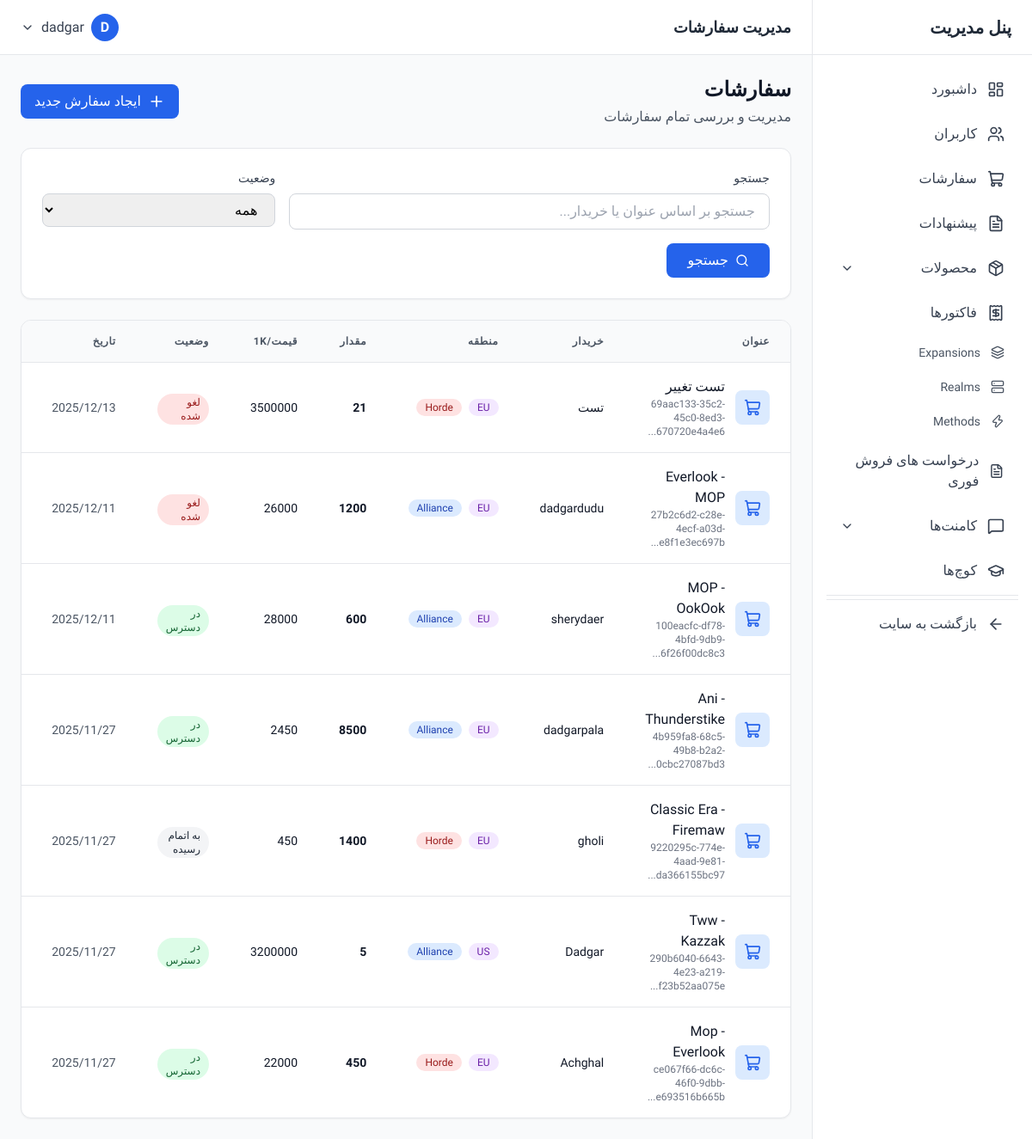
The app's page /dashboard/orders/ (signed in) with its own data.
### account/models.py (models this page shows, shortened)
class User(AbstractUser):
    email = models.EmailField('Email Address', unique=True)
    phone = models.CharField('Phone Number', max_length=15)
    discord_id = models.CharField('Discord ID', max_length=255)
    last_activation_email_sent = models.DateTimeField(null=True, blank=True)

### core/models.py (models this page shows, shortened)
class Order(models.Model):
    STATUS_CHOICES = [
        ('available', 'در دسترس'),
        ('Done', 'به اتمام رسیده'),
        ('cansel', 'لغو شده'),
        ('pending', 'در حال بررسی'),
    ]
    FACTION_CHOICES = [
        ('horde', 'Horde'),
        ('alliance', 'Alliance')
    ]
    REGION_CHOICES = [
        ('eu', 'EU'),
        ('us', 'US')
    ]
    title = models.CharField('Title', max_length=255)
    uuid = models.UUIDField(unique=True, default=uuid.uuid4)
    created_at = models.DateTimeField(auto_now_add=True)
    description = models.TextField()
    buyer = models.CharField('Buyer', max_length=255)
    expansion = models.ManyToManyField(Expansion,)
    faction = models.CharField('Faction', max_length=255, choices=FACTION_CHOICES)
    realm = models.ManyToManyField(Realm,)
    region = models.CharField('Region', max_length=255, choices=REGION_CHOICES)
    min_reserve = models.IntegerField('Min. Reserve')
    price_per_1k = models.IntegerField('Price per 1k')
    amount = models.IntegerField('Amount')
    status = models.CharField('Status', max_length=255, choices=STATUS_CHOICES)
    rest = models.IntegerField('Rest', default=0)

### dashboard/views.py (the view)
# urls.py: path('orders/', views.order_list, name='order_list'),
@login_required
@user_passes_test(is_admin)
def order_list(request):
    orders = Order.objects.all().order_by('-created_at')
    status_filter = request.GET.get('status', '')
    if status_filter:
        orders = orders.filter(status=status_filter)
    search = request.GET.get('search', '')
    if search:
        orders = orders.filter(
            Q(title__icontains=search) |
            Q(buyer__icontains=search)
        )
    context = {
        'orders': orders,
        'status_filter': status_filter,
        'search': search,
        'status_choices': Order.STATUS_CHOICES,
    }
    return render(request, 'dashboard/orders/list.html', context)

### dashboard/views.py (called while the page is built)
def is_admin(user):
    return user.is_staff or user.is_superuser

### dashboard/templates/dashboard/orders/list.html (shortened to what this page needs)
{% extends 'dashboard/base.html' %}
{% block page_title %}مدیریت سفارشات{% endblock %}
{% block content %}
<div class="space-y-6">
    <div class="flex flex-col sm:flex-row items-start sm:items-center justify-between gap-4">
        <div>
            <h2 class="text-2xl font-bold text-gray-900">سفارشات</h2>
            <p class="text-gray-600 mt-1">مدیریت و بررسی تمام سفارشات</p>
        </div>
        <a href="{% url 'dashboard:order_create' %}" class="inline-flex items-center gap-2 px-4 py-2 bg-blue-600 text-white rounded-lg hover:bg-blue-700 transition-colors">
            <i data-lucide="plus" class="w-5 h-5"></i>
            <span>ایجاد سفارش جدید</span>
        </a>
    </div>
    <div class="bg-white rounded-xl shadow-sm border border-gray-200 p-6">
        <form method="GET" class="grid grid-cols-1 md:grid-cols-3 gap-4">
            <div class="md:col-span-2">
                <label class="block text-sm font-medium text-gray-700 mb-2">جستجو</label>
                <input
                    type="text"
                    name="search"
                    value="{{ search }}"
                    placeholder="جستجو بر اساس عنوان یا خریدار..."
                    class="w-full px-4 py-2 border border-gray-300 rounded-lg focus:ring-2 focus:ring-blue-500 focus:border-blue-500"
                >
            </div>
            <div>
                <label class="block text-sm font-medium text-gray-700 mb-2">وضعیت</label>
                <select
                    name="status"
                    class="w-full px-4 py-2 border border-gray-300 rounded-lg focus:ring-2 focus:ring-blue-500 focus:border-blue-500"
                >
                    <option value="">همه</option>
                </select>
            </div>
            <div class="md:col-span-3 flex gap-2">
                <button type="submit" class="inline-flex items-center gap-2 px-6 py-2 bg-blue-600 text-white rounded-lg hover:bg-blue-700 transition-colors">
                    <i data-lucide="search" class="w-4 h-4"></i>
                    <span>جستجو</span>
                </button>
            </div>
        </form>
    </div>
    <div class="bg-white rounded-xl shadow-sm border border-gray-200 overflow-hidden">
        {% if orders %}
        <div class="overflow-x-auto">
            <table class="w-full">
                <thead class="bg-gray-50 border-b border-gray-200">
                    <tr>
                        <th class="px-6 py-4 text-right text-xs font-semibold text-gray-600 uppercase tracking-wider">عنوان</th>
                        <th class="px-6 py-4 text-right text-xs font-semibold text-gray-600 uppercase tracking-wider">خریدار</th>
                        <th class="px-6 py-4 text-right text-xs font-semibold text-gray-600 uppercase tracking-wider">منطقه</th>
                        <th class="px-6 py-4 text-right text-xs font-semibold text-gray-600 uppercase tracking-wider">مقدار</th>
                        <th class="px-6 py-4 text-right text-xs font-semibold text-gray-600 uppercase tracking-wider">قیمت/1K</th>
                        <th class="px-6 py-4 text-right text-xs font-semibold text-gray-600 uppercase tracking-wider">وضعیت</th>
                        <th class="px-6 py-4 text-right text-xs font-semibold text-gray-600 uppercase tracking-wider">تاریخ</th>
                        <th class="px-6 py-4 text-right text-xs font-semibold text-gray-600 uppercase tracking-wider">عملیات</th>
                    </tr>
                </thead>
                <tbody class="divide-y divide-gray-200">
                    {% for order in orders %}
                    <tr class="hover:bg-gray-50 transition-colors">
                        <td class="px-6 py-4">
                            <div class="flex items-center gap-3">
                                <div class="flex-shrink-0 w-10 h-10 bg-blue-100 rounded-lg flex items-center justify-center">
                                    <i data-lucide="shopping-cart" class="w-5 h-5 text-blue-600"></i>
                                </div>
                                <div>
                                    <p class="font-medium text-gray-900">{{ order.title }}</p>
                                    <p class="text-xs text-gray-500">{{ order.uuid|slice:":8" }}...</p>
                                </div>
                            </div>
                        </td>
                        <td class="px-6 py-4">
                            <span class="text-sm text-gray-900">{{ order.buyer }}</span>
                        </td>
                        <td class="px-6 py-4">
                            <div class="flex items-center gap-2">
                                <span class="inline-flex items-center px-2.5 py-0.5 rounded-full text-xs font-medium bg-purple-100 text-purple-800">
                                    {{ order.get_region_display }}
                                </span>
                                <span class="inline-flex items-center px-2.5 py-0.5 rounded-full text-xs font-medium
                                    {% if order.faction == 'horde' %}bg-red-100 text-red-800{% else %}bg-blue-100 text-blue-800{% endif %}">
                                    {{ order.get_faction_display }}
                                </span>
                            </div>
                        </td>
                        <td class="px-6 py-4">
                            <span class="text-sm font-semibold text-gray-900">{{ order.amount|floatformat:0 }}</span>
                        </td>
                        <td class="px-6 py-4">
                            <span class="text-sm text-gray-900">{{ order.price_per_1k|floatformat:0 }}</span>
                        </td>
                        <td class="px-6 py-4">
                            <span class="inline-flex items-center px-2.5 py-0.5 rounded-full text-xs font-medium
                                {% if order.status == 'available' %}bg-green-100 text-green-800
                                {% elif order.status == 'Done' %}bg-gray-100 text-gray-800
                                {% elif order.status == 'cansel' %}bg-red-100 text-red-800
                                {% else %}bg-yellow-100 text-yellow-800{% endif %}">
                                {{ order.get_status_display }}
                            </span>
                        </td>
                        <td class="px-6 py-4">
                            <span class="text-sm text-gray-600">{{ order.created_at|date:"Y/m/d" }}</span>
                        </td>
                        <td class="px-6 py-4">
                        </td>
                    </tr>
                    {% endfor %}
                </tbody>
            </table>
        </div>
        {% endif %}
    </div>
</div>
{% endblock %}

### dashboard/templates/dashboard/base.html (shortened to what this page needs)
<!DOCTYPE html>
<html lang="fa" dir="rtl">
<head>
    <script src="https://cdn.tailwindcss.com"></script>
</head>
<body class="bg-gray-50" x-data="{ sidebarOpen: true, mobileMenuOpen: false }">
    <aside
        :class="sidebarOpen ? 'translate-x-0' : 'translate-x-full'"
        class="fixed right-0 top-0 z-40 h-screen w-64 bg-white border-l border-gray-200 transition-transform duration-300 ease-in-out lg:translate-x-0"
    >
        <div class="flex items-center justify-between h-16 px-6 border-b border-gray-200">
            <h1 class="text-xl font-bold text-gray-800">پنل مدیریت</h1>
        </div>
<nav class="p-4 space-y-1 overflow-y-auto h-[calc(100vh-64px)]">
    <a href="{% url 'dashboard:home' %}" class="flex items-center gap-3 px-4 py-3 text-gray-700 rounded-lg hover:bg-blue-50 hover:text-blue-600 transition-colors">
        <i data-lucide="layout-dashboard" class="w-5 h-5"></i>
        <span>داشبورد</span>
    </a>
    <a href="{% url 'dashboard:user_list' %}" class="flex items-center gap-3 px-4 py-3 text-gray-700 rounded-lg hover:bg-blue-50 hover:text-blue-600 transition-colors">
        <i data-lucide="users" class="w-5 h-5"></i>
        <span>کاربران</span>
    </a>
    <a href="{% url 'dashboard:order_list' %}" class="flex items-center gap-3 px-4 py-3 text-gray-700 rounded-lg hover:bg-blue-50 hover:text-blue-600 transition-colors">
        <i data-lucide="shopping-cart" class="w-5 h-5"></i>
        <span>سفارشات</span>
    </a>
    <a href="{% url 'dashboard:offer_list' %}" class="flex items-center gap-3 px-4 py-3 text-gray-700 rounded-lg hover:bg-blue-50 hover:text-blue-600 transition-colors">
        <i data-lucide="file-text" class="w-5 h-5"></i>
        <span>پیشنهادات</span>
    </a>
    <div x-data="{ open: false }">
        <button @click="open = !open" class="w-full flex items-center justify-between gap-3 px-4 py-3 text-gray-700 rounded-lg hover:bg-blue-50 hover:text-blue-600 transition-colors">
            <div class="flex items-center gap-3">
                <i data-lucide="package" class="w-5 h-5"></i>
                <span>محصولات</span>
            </div>
            <i data-lucide="chevron-down" class="w-4 h-4" :class="{ 'rotate-180': open }"></i>
        </button>
    </div>
    <a href="{% url 'dashboard:invoice_list' %}" class="flex items-center gap-3 px-4 py-3 text-gray-700 rounded-lg hover:bg-blue-50 hover:text-blue-600 transition-colors">
        <i data-lucide="receipt" class="w-5 h-5"></i>
        <span>فاکتورها</span>
    </a>
    <a href="{% url 'dashboard:expansion_list' %}" class="flex items-center gap-3 px-4 py-2 text-sm text-gray-600 rounded-lg hover:bg-blue-50 hover:text-blue-600 transition-colors">
        <i data-lucide="layers" class="w-4 h-4"></i>
        <span>Expansions</span>
    </a>
    <a href="{% url 'dashboard:realm_list' %}" class="flex items-center gap-3 px-4 py-2 text-sm text-gray-600 rounded-lg hover:bg-blue-50 hover:text-blue-600 transition-colors">
        <i data-lucide="server" class="w-4 h-4"></i>
        <span>Realms</span>
    </a>
    <a href="{% url 'dashboard:method_list' %}" class="flex items-center gap-3 px-4 py-2 text-sm text-gray-600 rounded-lg hover:bg-blue-50 hover:text-blue-600 transition-colors">
        <i data-lucide="zap" class="w-4 h-4"></i>
        <span>Methods</span>
    </a>
    <a href="{% url 'dashboard:fastsell_list' %}" class="flex items-center gap-3 px-4 py-3 text-gray-700 rounded-lg hover:bg-blue-50 hover:text-blue-600 transition-colors">
        <i data-lucide="file-text" class="w-5 h-5"></i>
        <span>درخواست های فروش فوری</span>
    </a>
    <div x-data="{ open: false }">
        <button @click="open = !open" class="w-full flex items-center justify-between gap-3 px-4 py-3 text-gray-700 rounded-lg hover:bg-blue-50 hover:text-blue-600 transition-colors">
            <div class="flex items-center gap-3">
                <i data-lucide="message-square" class="w-5 h-5"></i>
                <span>کامنت‌ها</span>
            </div>
            <i data-lucide="chevron-down" class="w-4 h-4" :class="{ 'rotate-180': open }"></i>
        </button>
    </div>
    <a href="{% url 'dashboard:coach_list' %}" class="flex items-center gap-3 px-4 py-3 text-gray-700 rounded-lg hover:bg-blue-50 hover:text-blue-600 transition-colors">
        <i data-lucide="graduation-cap" class="w-5 h-5"></i>
        <span>کوچ‌ها</span>
    </a>
    <hr class="my-4 border-gray-200">
    <hr class="my-4 border-gray-200">
    <a href="/" class="flex items-center gap-3 px-4 py-3 text-gray-700 rounded-lg hover:bg-gray-100 transition-colors">
        <i data-lucide="arrow-left" class="w-5 h-5"></i>
        <span>بازگشت به سایت</span>
    </a>
</nav>
    </aside>
    <div class="lg:mr-64">
        <header class="bg-white border-b border-gray-200 h-16 flex items-center justify-between px-6 sticky top-0 z-30">
            <div class="flex items-center gap-4">
                <h2 class="text-lg font-semibold text-gray-800">{% block page_title %}داشبورد{% endblock %}</h2>
            </div>
            <div class="flex items-center gap-4" x-data="{ open: false }">
                <div class="relative">
                    <button @click="open = !open" class="flex items-center gap-2 text-gray-700 hover:text-gray-900">
                        <div class="w-8 h-8 rounded-full bg-blue-600 flex items-center justify-center text-white font-semibold">
                            {{ request.user.username|slice:":1"|upper }}
                        </div>
                        <span class="hidden md:block">{{ request.user.username }}</span>
                        <i data-lucide="chevron-down" class="w-4 h-4"></i>
                    </button>
                </div>
            </div>
        </header>
        <main class="p-6">
            {% block content %}{% endblock %}
        </main>
    </div>
</body>
</html>

### dashboard/templates/dashboard/base.html (style rules this page uses)
body { font-family: 'Vazirmatn', sans-serif; }

### records on screen
User: user.username "D", user.username "dadgar"
Order: title "تست تغییر", uuid "69aac133-35c2-45c0-8ed3-670720e4a4e6", buyer "تست", region "EU", faction "Horde", amount "21", price_per_1k "3500000", status "لغو شده", created_at "2025/12/13"
Order: title "Everlook - MOP", uuid "27b2c6d2-c28e-4ecf-a03d-e8f1e3ec697b", buyer "dadgardudu", region "EU", faction "Alliance", amount "1200", price_per_1k "26000", status "لغو شده", created_at "2025/12/11"
Order: title "MOP - OokOok", uuid "100eacfc-df78-4bfd-9db9-6f26f00dc8c3", buyer "sherydaer", region "EU", faction "Alliance", amount "600", price_per_1k "28000", status "در دسترس", created_at "2025/12/11"
Order: title "Ani - Thunderstike", uuid "4b959fa8-68c5-49b8-b2a2-0cbc27087bd3", buyer "dadgarpala", region "EU", faction "Alliance", amount "8500", price_per_1k "2450", status "در دسترس", created_at "2025/11/27"
Order: title "Classic Era - Firemaw", uuid "9220295c-774e-4aad-9e81-da366155bc97", buyer "gholi", region "EU", faction "Horde", amount "1400", price_per_1k "450", status "به اتمام رسیده", created_at "2025/11/27"
Order: title "Tww - Kazzak", uuid "290b6040-6643-4e23-a219-f23b52aa075e", buyer "Dadgar", region "US", faction "Alliance", amount "5", price_per_1k "3200000", status "در دسترس", created_at "2025/11/27"
Order: title "Mop - Everlook", uuid "ce067f66-dc6c-46f0-9dbb-e693516b665b", buyer "Achghal", region "EU", faction "Horde", amount "450", price_per_1k "22000", status "در دسترس", created_at "2025/11/27"
